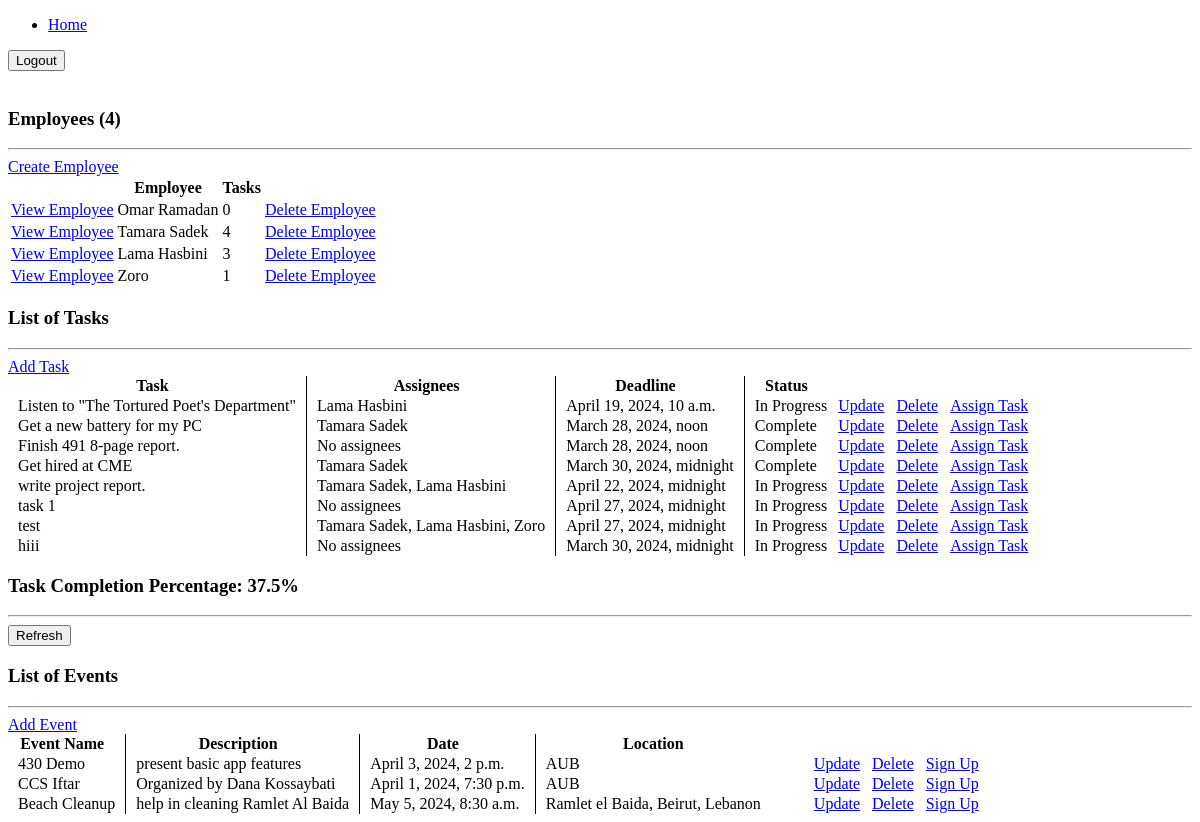
Before: / with the older database file.
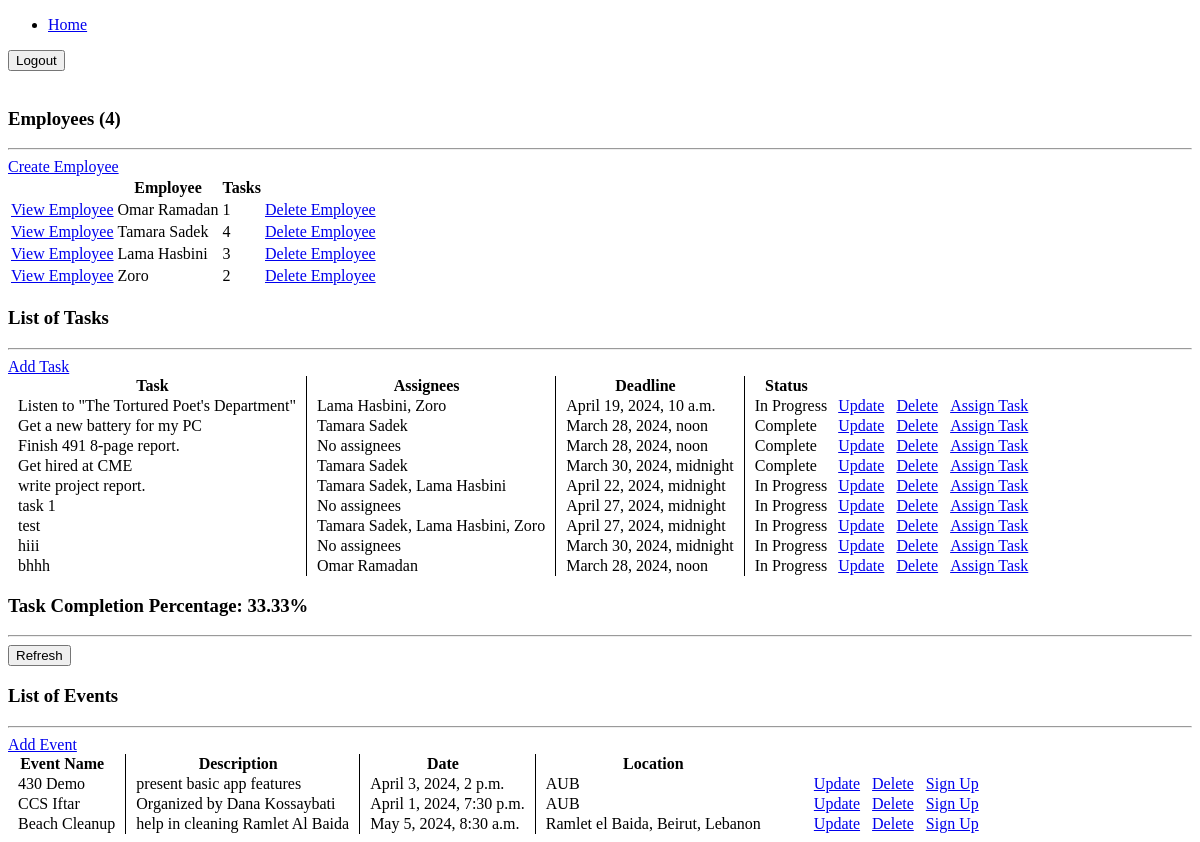
After: the same page with the newer database file.
### myapp430/models.py (models this page shows, shortened)
class Employee(models.Model):
	CATEGORY = (
			('Employee', 'Employee'),
			('Employer', 'Employer'),
			('Team Manager', 'Team Manager'),
			('Well-being Specialist', 'Well-being Specialist'),
			('HR Specialist','HR Specialist')
			)
	employee_id = models.AutoField(primary_key=True)
	name = models.CharField(max_length=200)
	phone = models.CharField(max_length=15, null=True)
	email = models.CharField(max_length=200)
	position = models.CharField(max_length=200,choices=CATEGORY)
	team_id = models.IntegerField(null=True) # should this be from Team DB??
	address=models.CharField(max_length=200, null=True)
	points=models.IntegerField(default=0)
	@property
	def tasks(self):
		task_count = self.task_set.all().count()
		return str(task_count)

class Task(models.Model):
	STATUS = (
			('Complete', 'Complete'),
			('In Progress', 'In Progress'),
			)
	task_id = models.AutoField(primary_key=True)
	employees = models.ManyToManyField(Employee, blank=True)
	deadline=  models.DateTimeField()
	points = models.IntegerField(default=0)
	description = models.TextField()
	status = models.CharField(choices=STATUS, default='In Progress', max_length=11)
	date_created = models.DateTimeField(auto_now_add=True, null=True, blank=True)
	credited = models.BooleanField(default=False)

class Events(models.Model): #- Events DB (event id,event name, description, date, location)
	event_name = models.TextField()
	event_id = models.AutoField(primary_key=True)
	description = models.TextField()
	date = models.DateTimeField(null=True, blank=True)
	location=models.TextField()

### myapp430/views.py (the view)
# urls.py: path('', views.home, name="home page"),
def home(request):
    employees = Employee.objects.all().order_by('employee_id')
    tasks = Task.objects.all()
    events = Events.objects.all()  # Retrieve all events
    total_employees = employees.count()
    total_tasks = tasks.count()
    complete_tasks = Task.objects.filter(status='Complete').count()
    pending_tasks = Task.objects.filter(status='In Progress').count()
    completion_percentage = totalCompletion()
    context = {
        'employees': employees,
        'tasks': tasks,
        'events': events,  # Add events to the context
        'total_employees': total_employees,
        'total_tasks': total_tasks,
        'complete': complete_tasks,
        'in_progress': pending_tasks,  # Fix the key name to match the template
        'completion_percentage' : completion_percentage,
    }
    return render(request, 'myapp430/homepage.html', context)

### myapp430/views.py (called while the page is built)
def totalCompletion():
    total_tasks = Task.objects.count()
    completed_tasks = Task.objects.filter(status='Complete').count()
    if total_tasks > 0:
        completion_percentage = (completed_tasks / total_tasks) * 100
    else:
        completion_percentage = 0
    return round(completion_percentage, 2)

### myapp430/templates/myapp430/homepage.html (shortened to what the changed rows need)
<!DOCTYPE html>
<html lang="en">
<head>
</head>
<body>
    <br>
    <div class="row">
        <div class="col-md-5">
            <div class="card card-body">
                <table class="table table-sm">
                    <tr>
                        <th></th>
                        <th>Employee</th>
                        <th>Tasks</th>
                    </tr>
                    {% for employee in employees %}
                        <tr>
                            <td><a href="{% url 'view employee' id=employee.employee_id %}" class="btn btn-sm btn-info">View Employee</a></td>
                            <td>{{ employee.name }}</td>
                            <td>{{ employee.tasks }}</td>
                            <td><a href="{% url 'delete employee' employee.employee_id %}" class="btn btn-sm btn-info">Delete Employee</a></td>
                        </tr>
                    {% endfor %}
                </table>
            </div>
        </div>
        <div class="col-md-7">
            <div class="card card-body">
                <table class="table table-sm" style="border-collapse: collapse;">
                    <tr>
                        <th style="border-right: 1px solid black; padding-right: 10px;">Task</th>
                        <th style="border-right: 1px solid black; padding-right: 10px;">Assignees</th>
                        <th style="border-right: 1px solid black; padding-right: 10px;">Deadline</th>
                        <th style="padding-right: 10px;">Status</th>
                    </tr>
                    {% for task in tasks %}
                        <tr>
                            <td style="border-right: 1px solid black; padding-right: 10px; padding-left: 10px;">{{task.description}}</td>
                            <td style="border-right: 1px solid black; padding-right: 10px; padding-left: 10px;">
                                {% for employee in task.employees.all %}
                                    {{ employee.name }}{% if not forloop.last %}, {% endif %}
                                {% empty %}
                                    No assignees
                                {% endfor %}
                            </td>
                            <td style="border-right: 1px solid black; padding-right: 10px;  padding-left: 10px;">{{task.deadline}}</td>
                            <td style="padding-right: 10px;  padding-left: 10px;">{{task.status}}</td>
                            <td><a class="btn btn-sm btn-warning" href="{% url 'update task' task.task_id %}" style="padding-right: 10px;">Update</a></td>
                            <td><a class="btn btn-sm btn-danger" href="{% url 'delete task' task.task_id %}" style="padding-right: 10px;">Delete</a></td>
                            <td><a class="btn btn-sm btn-danger" href="{% url 'assign task' task.task_id %}">Assign Task</a></td>
                        </tr>
                    {% endfor %}
                </table>
            </div>
        <div class="col-md">
            <div class="card card-body">
                <h3>Task Completion Percentage: {{completion_percentage}}%</h3>
                <hr>
                <button onclick="refreshPage()">Refresh</button>
        </div>
            <div class="card card-body">
                <table class="table table-sm" style="border-collapse: collapse;">
                    <tr>
                        <th style="border-right: 1px solid black; padding-right: 10px;">Event Name</th>
                        <th style="border-right: 1px solid black; padding-right: 10px;">Description</th>
                        <th style="border-right: 1px solid black; padding-right: 10px;">Date</th>
                        <th style="padding-right: 10px; padding-left: 10px;">Location</th>
                    </tr>
                    {% for event in events %}
                        <tr>
                            <td style="border-right: 1px solid black; padding-right: 10px; padding-left: 10px;">{{ event.event_name }}</td>
                            <td style="border-right: 1px solid black; padding-right: 10px;  padding-left: 10px;">{{ event.description }}</td>
                            <td style="border-right: 1px solid black; padding-right: 10px;  padding-left: 10px;">{{ event.date }}</td>
                            <td style="padding-right: 10px;  padding-left: 10px;">{{ event.location }}</td>
                            <td>
                            </td>
                            <td><a class="btn btn-sm btn-warning" href="{% url 'update Event' event.event_id %}" style="padding-right: 10px;">Update</a></td>
                            <td><a class="btn btn-sm btn-danger" href="{% url 'delete event' event.event_id %}" style="padding-right: 10px;">Delete</a></td>
                            <td><a class="btn btn-sm btn-primary" href="{% url 'Signup event' event.event_id %}">Sign Up</a></td>
                        </tr>
                    {% endfor %}
                </table>
            </div>
        </div>
    </div>
</body>
</html>

Changed rows visible on the page:
computed for Employee "Omar Ramadan": tasks "0" → "1"
shown differently, row unchanged: Employee "Lama Hasbini": now shows ","
computed for Employee "Zoro": tasks "1" → "2"
changed Task "Listen to \"The Tortured Poet's Department\"": gains Employee (name "Zoro", tasks "2")
added Task: description "bhhh", deadline "March 28, 2024, noon", status "In Progress", Employee (name "Omar Ramadan")
Other visible differences:
{{ completion_percentage }}: "37.5" → "33.33"
